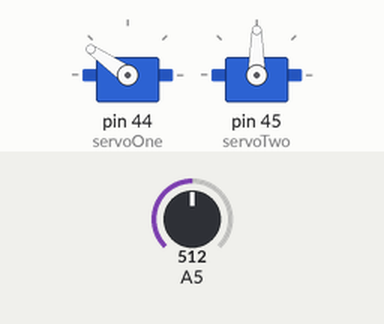
This sketch was run on a simulated Arduino Mega 2560, built with avr-gcc and run on an emulated ATmega2560. Shown: 2 × servo. The test bench sets the inputs (shaded band); at power-on: A5 = 512.

Above: at 7.28 s.
7.3 s: A5 set to 523
At 8.04 s:
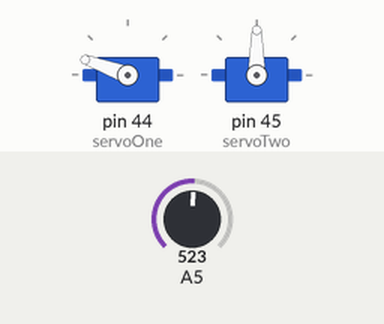
At 9.04 s:
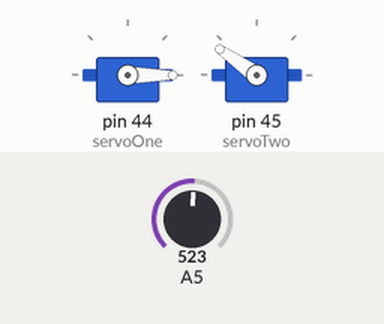
Timing chart, 0 to 21.6 s (numbered marks = the images above; inputs shaded):
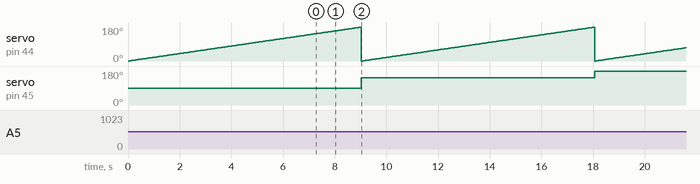

The sketch:

light-following-3.ino
```cpp
/*
Kimberly Yip
CS.232: Art, Interactivity, and Microcontrollers

As an alternative approach, have the servo with the photocell on it continually sweep back and forth,
and add a second servo (placed on the table as close as you reasonably can to the first servo) to point near the brightest spot.
The first servo should never stop sweeping;
the second servo should move when it can to update its estimate as to where the light source is.
There are admittedly some geometry issues in getting this perfect, since the two servos aren't at quite the same location; just get it roughly right. */

#include <Servo.h>

Servo servoOne;
Servo servoTwo;

void setup() {
  servoOne.attach(44);
  servoTwo.attach(45);
  Serial.begin(9600);
}

void loop() {
  int lightSensor;
  //QUESTION: should the following servo (the one that points to where the brightest light is), be reset to its original position after every sweep?
  //or should it remember the last location of the brightest light from the last sweep
  int minimum = 1000; //Keeps track of the minimum value
  int angle;

  //Moves the servoOne and light sensor from one end to the other, reading the value of the light sensor each time
  for (int j = 0; j < 180; j++){
    servoOne.write(j);
    lightSensor = analogRead(A5);
    //If the lightSensor value is less than the current minimum, set value of minimum to light sensor value
    if (lightSensor <= minimum){
      minimum = lightSensor;
      angle = j;
    }
    delay(50);
  }
  servoTwo.write(angle); //Move servoTwo when a new minimum value is detected.
}
```

Measured:
- the behaviour switches between 512 and 513 on A5 (found by bisection; images 0 and 1)
- after the input at 7.3 s, servo on pin 45 (servoTwo): 90° → 145° after 1.7 s, → 179° 9.0 s later
- by itself, servo on pin 44 (servoOne): ramps from 0° to 179° and jumps back, once every 9.0 s
